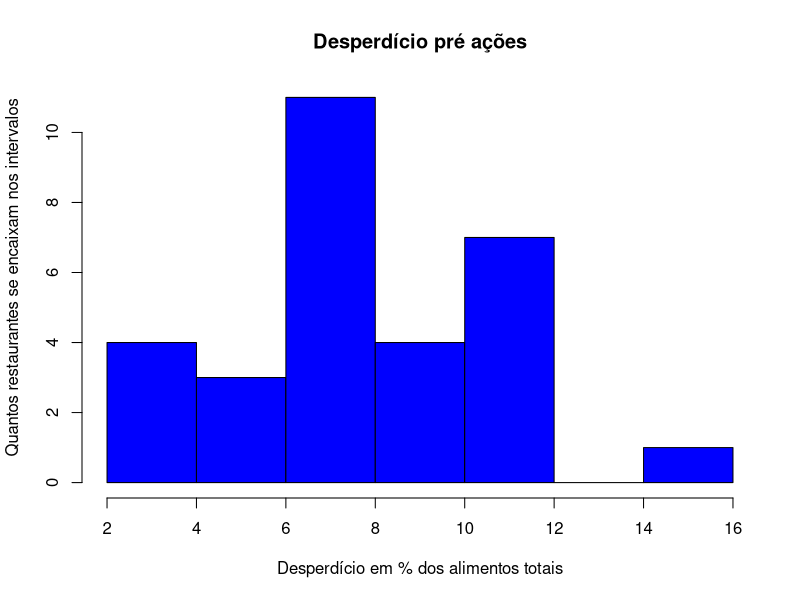
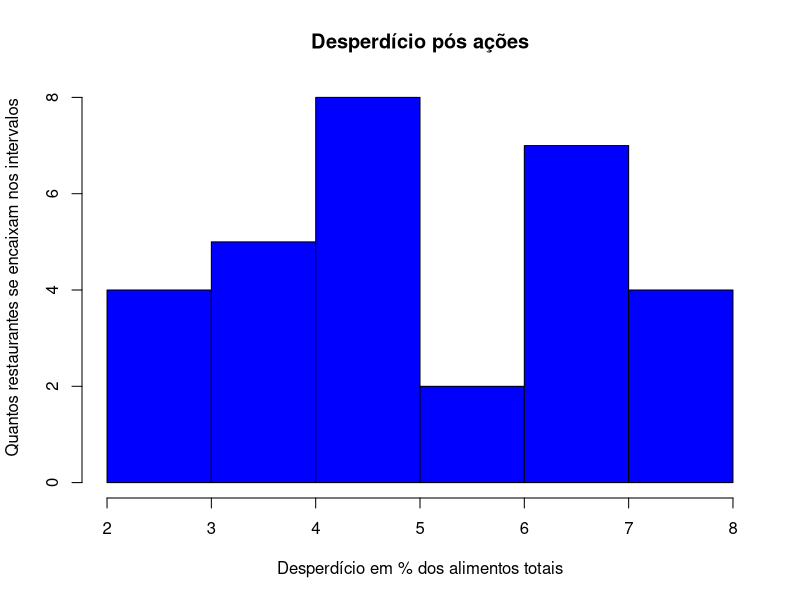
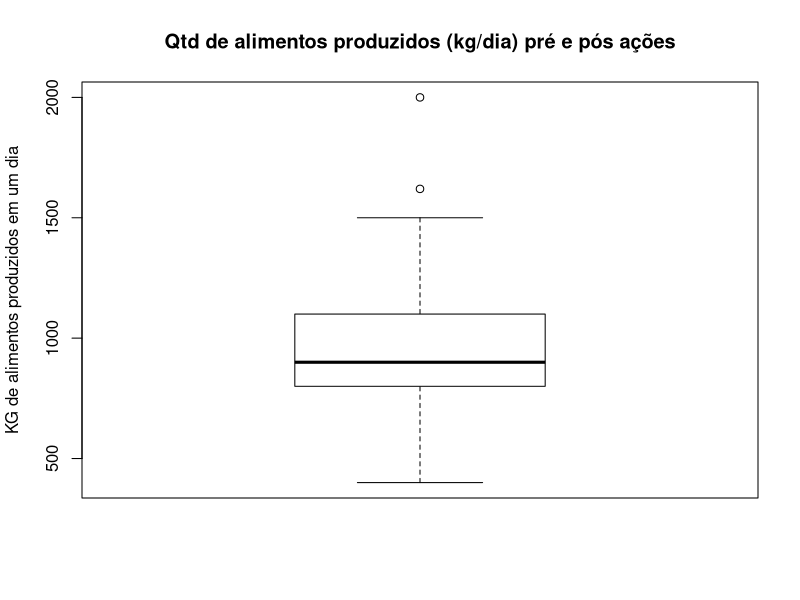
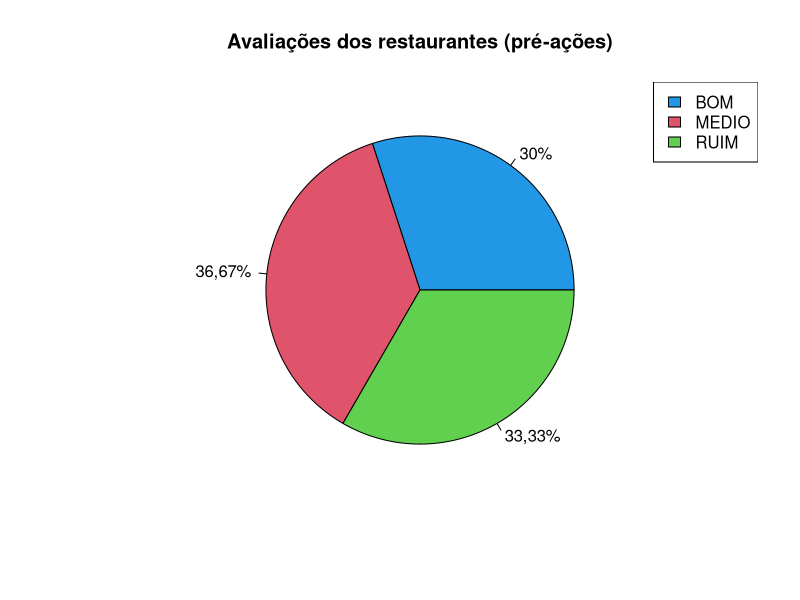
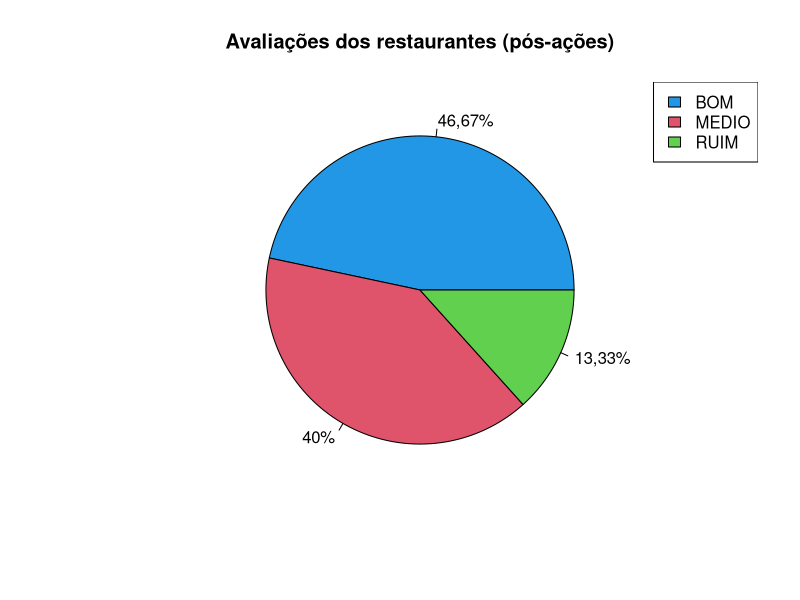

These figures' R source, in order:
#Arthur Pedroso De Francesco - RM551087
#Lucas Matheus da Silva - RM550466


#1 e #2
getwd()
install.packages("openxlsx")

library(openxlsx)


pre = read.xlsx("preacao.xlsx")
pos = read.xlsx("posacao.xlsx")

#3a
summary(pre)
summary(pos)
#b
predesp = pre$DESPERDÍCIO
posdesp = pos$DESPERDÍCIO
hist(predesp, col="blue", xlab="Desperdício em % dos alimentos totais", ylab="
     Quantos restaurantes se encaixam nos intervalos", main="Desperdício pré ações")
hist(posdesp, col="blue", xlab="Desperdício em % dos alimentos totais", ylab="
     Quantos restaurantes se encaixam nos intervalos", main="Desperdício pós ações")
#4
boxplot(pre$QTD.DE.ALIMENTOS.PROD., main="Qtd de alimentos produzidos (kg/dia) pré e pós ações",
        ylab="KG de alimentos produzidos em um dia", xlab="", col="white")


#5
posaval = pos$AVAL..DO.RESTAURANTE
preaval = pre$AVAL..DO.RESTAURANTE
resposta = table(preaval)
reposta = table(posaval)
9/30
10/30
11/30
pie(resposta, main="Avaliações dos restaurantes (pré-ações)", labels=c("30%","36,67%","33,33%"), col=c(4,2,3))
legend("topright",fill=c(4, 2, 3), legend=c("BOM", "MEDIO", "RUIM"))
14/30
12/30
4/30
pie(reposta, main="Avaliações dos restaurantes (pós-ações)", labels=c("46,67%","40%","13,33%"), col=c(4,2,3))
legend("topright",fill=c(4, 2, 3), legend=c("BOM", "MEDIO", "RUIM"))

